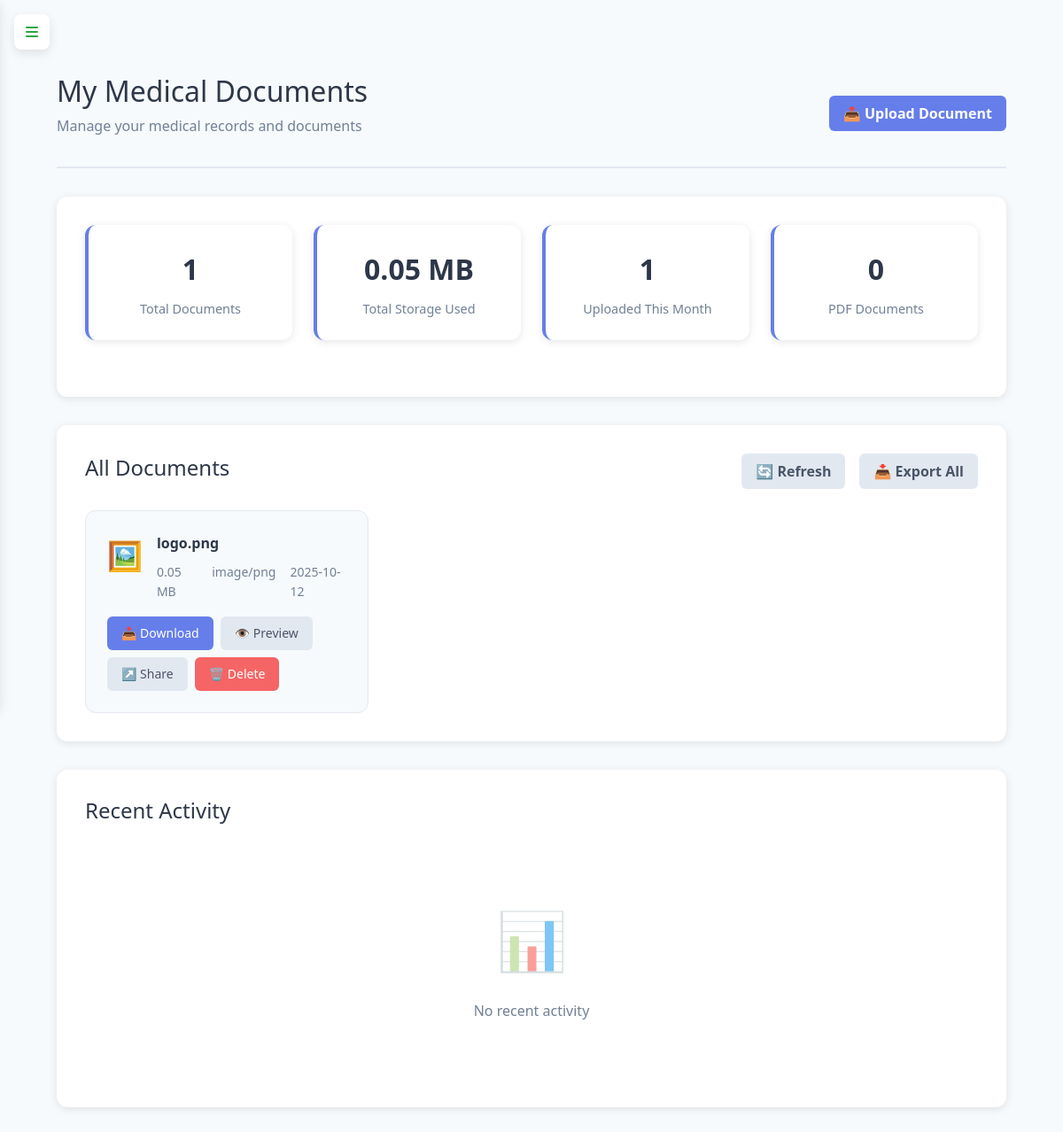
Screenshot of /my-documents (signed in) with the database file from the repository.
### app.py (models this page shows)
class PatientDocument(db.Model):
    id = db.Column(db.Integer, primary_key=True)
    patient_id = db.Column(db.Integer, db.ForeignKey('patient.id', ondelete='CASCADE'), nullable=False)
    filename = db.Column(db.String(255), nullable=False)
    original_filename = db.Column(db.String(255), nullable=False)
    file_path = db.Column(db.String(500), nullable=False)
    file_size = db.Column(db.Integer)
    file_type = db.Column(db.String(100))
    uploaded_at = db.Column(db.DateTime, default=datetime.utcnow)
    description = db.Column(db.Text)

### app.py (the view)
@app.route('/my-documents')
@login_required
def my_documents():
    if current_user.role != 'patient':
        flash('Access denied', 'error')
        return redirect(url_for('index'))
    try:
        documents = PatientDocument.query.filter_by(
            patient_id=current_user.patient_profile.id
        ).order_by(PatientDocument.uploaded_at.desc()).all()
        thirty_days_ago = datetime.utcnow() - timedelta(days=30)
        recent_uploads_count = PatientDocument.query.filter(
            PatientDocument.patient_id == current_user.patient_profile.id,
            PatientDocument.uploaded_at >= thirty_days_ago
        ).count()
        return render_template('patient_documents.html',
                             documents=documents,
                             recent_uploads_count=recent_uploads_count,
                             thirty_days_ago=thirty_days_ago)
    except Exception as e:
        print(f"Error in my_documents: {e}")
        return render_template('patient_documents.html',
                             documents=[],
                             recent_uploads_count=0,
                             thirty_days_ago=datetime.utcnow() - timedelta(days=30))

### app.py (called while the page is built, shortened)
def get_user_timezone():
    try:
        if 'user_timezone' in session:
            return pytz.timezone(session['user_timezone'])
        ip_address = request.remote_addr
        if ip_address in ['127.0.0.1', 'localhost']:
            return pytz.timezone('Africa/Nairobi')
    except Exception as e:
        app.logger.error(f"Error getting user timezone: {str(e)}")
        return pytz.UTC

def convert_to_user_timezone(utc_dt):
    if not utc_dt:
        return None
    if utc_dt.tzinfo is None:
        utc_dt = pytz.UTC.localize(utc_dt)
    user_tz = get_user_timezone()
    return utc_dt.astimezone(user_tz)

def format_datetime(dt, format_str="%Y-%m-%d %H:%M:%S %Z"):
    if not dt:
        return ""
    local_dt = convert_to_user_timezone(dt)
    return local_dt.strftime(format_str)

@login_manager.user_loader
def load_user(user_id):
    return db.session.get(User, int(user_id))

@app.context_processor
def utility_processor():
    return {
        'get_current_time': get_current_time,
        'format_datetime': format_datetime,
        'get_user_timezone': get_user_timezone,
        'convert_to_user_timezone': convert_to_user_timezone,
        'datetime': datetime  # Add this line
    }

@app.context_processor
def inject_user_role():
    return {
        'current_user_role': current_user.role if current_user.is_authenticated else None
    }

### templates/patient_documents.html (shortened to what this page needs)
{% extends "base.html" %}
{% block content %}
<div class="main-content">
    <div class="header">
        <div class="welcome-message">
            <h1>My Medical Documents</h1>
            <p>Manage your medical records and documents</p>
        </div>
        <div class="user-menu">
            <button class="btn btn-primary" onclick="openUploadModal()">
                📤 Upload Document
            </button>
        </div>
    </div>
    <section class="section">
        <div class="stats-grid">
            <div class="stat-card">
                <div class="stat-number">{{ documents|length }}</div>
                <div class="stat-label">Total Documents</div>
            </div>
            <div class="stat-card">
                <div class="stat-number" id="totalSize">0 MB</div>
                <div class="stat-label">Total Storage Used</div>
            </div>
            <div class="stat-card">
                <div class="stat-number">{{ recent_uploads_count }}</div>
                <div class="stat-label">Uploaded This Month</div>
            </div>
            <div class="stat-card">
                <div class="stat-number">{{ (documents|selectattr('file_type', 'equalto', 'application/pdf')|list|length) }}</div>
                <div class="stat-label">PDF Documents</div>
            </div>
        </div>
    </section>
    <section class="section">
        <div class="section-header">
            <h2>All Documents</h2>
            <div class="section-actions">
                <button class="btn btn-secondary" onclick="refreshDocuments()">
                    🔄 Refresh
                </button>
                <button class="btn btn-secondary" onclick="exportAllDocuments()">
                    📥 Export All
                </button>
            </div>
        </div>
        <div class="documents-grid" id="documentsGrid">
            {% for document in documents %}
            <div class="document-card" data-document-id="{{ document.id }}">
                <div class="document-header">
                    <div class="document-icon">
                        {% if document.file_type == 'application/pdf' %}
                            📄
                        {% elif 'image' in document.file_type %}
                            🖼️
                        {% elif 'word' in document.file_type or 'document' in document.file_type %}
                            📝
                        {% elif 'excel' in document.file_type or 'spreadsheet' in document.file_type %}
                            📊
                        {% else %}
                            📁
                        {% endif %}
                    </div>
                    <div class="document-info">
                        <div class="document-name">{{ document.original_filename }}</div>
                        <div class="document-meta">
                            <span>{{ (document.file_size / 1024 / 1024)|round(2) }} MB</span>
                            <span>{{ document.file_type or 'Unknown' }}</span>
                            <span>{{ format_datetime(document.uploaded_at, "%Y-%m-%d") }}</span>
                        </div>
                    </div>
                </div>
                <div class="document-actions">
                    <a href="{{ url_for('download_file', filename=document.filename) }}"
                       class="action-btn primary" download>
                        📥 Download
                    </a>
                    <button class="action-btn secondary" onclick="previewDocument({{ document.id }})">
                        👁️ Preview
                    </button>
                    <button class="action-btn secondary" onclick="shareDocument({{ document.id }})">
                        ↗️ Share
                    </button>
                    <form method="POST" action="{{ url_for('delete_document', document_id=document.id) }}"
                          style="display: inline;"
                          onsubmit="return confirm('Are you sure you want to delete this document?')">
                        <button type="submit" class="action-btn danger">
                            🗑️ Delete
                        </button>
                    </form>
                </div>
            </div>
            {% endfor %}
        </div>
    </section>
    <section class="section">
        <div class="section-header">
            <h2>Recent Activity</h2>
        </div>
        <div id="recentActivity">
            <div class="empty-state">
                <div class="empty-state-icon">📊</div>
                <p>No recent activity</p>
            </div>
        </div>
    </section>
</div>
{% endblock %}

### templates/base.html (style rules this page uses)
:root { --sidebar-width: 260px; --primary-color: #667eea; --primary-dark: #5a6fd8; --secondary-color: #764ba2; --bg-light: #f7fafc; --text-dark: #2d3748; --text-light: #718096; --white: #ffffff; --header-height: 70px; --transition-speed: 0.3s; --shadow: 0 4px 12px rgba(0, 0, 0, 0.1); --radius: 8px; --hamburger-red: #dc3545; --hamburger-green: #28a745; }
body { background-color: var(--bg-light); font-family: 'Segoe UI', Tahoma, Geneva, Verdana, sans-serif; line-height: 1.6; color: var(--text-dark); padding-top: 20px; }
.main-content { margin-left: 0; transition: margin var(--transition-speed) ease; min-height: 100vh; padding: 1rem; width: 100%; }
.btn { border-radius: var(--radius); padding: 0.75rem 1.5rem; font-weight: 500; transition: all 0.3s; }
.btn-primary { background-color: var(--primary-color); border-color: var(--primary-color); }

### templates/patient_documents.html (style rules this page uses)
.main-content { padding: 2rem; }
.header { display: flex; justify-content: space-between; align-items: center; margin-bottom: 2rem; padding-bottom: 1rem; border-bottom: 2px solid #e2e8f0; }
.welcome-message h1 { font-size: 2rem; color: #2d3748; margin-bottom: 0.5rem; }
.welcome-message p { color: #718096; }
.btn { padding: 0.5rem 1rem; border: none; border-radius: 6px; font-weight: 600; cursor: pointer; transition: all 0.3s; text-decoration: none; display: inline-flex; align-items: center; gap: 0.5rem; }
.btn-primary { background: #667eea; color: white; }
.btn-secondary { background: #e2e8f0; color: #4a5568; }
.section { background: white; border-radius: 12px; padding: 2rem; margin-bottom: 2rem; box-shadow: 0 2px 10px rgba(0,0,0,0.1); }
.section-header { display: flex; justify-content: space-between; align-items: center; margin-bottom: 1.5rem; }
.section-header h2 { font-size: 1.5rem; color: #2d3748; }
.section-actions { display: flex; gap: 1rem; }
.documents-grid { display: grid; grid-template-columns: repeat(auto-fill, minmax(300px, 1fr)); gap: 1.5rem; }
.document-card { background: #f7fafc; border: 1px solid #e2e8f0; border-radius: 12px; padding: 1.5rem; transition: all 0.3s; position: relative; }
.document-header { display: flex; align-items: flex-start; gap: 1rem; margin-bottom: 1rem; }
.document-icon { font-size: 2rem; color: #667eea; flex-shrink: 0; }
.document-info { flex-grow: 1; }
.document-name { font-weight: 600; margin-bottom: 0.5rem; word-break: break-word; color: #2d3748; }
.document-meta { display: flex; gap: 1rem; font-size: 0.875rem; color: #718096; }
.document-actions { display: flex; gap: 0.5rem; flex-wrap: wrap; }
.action-btn { padding: 0.5rem 1rem; border: none; border-radius: 6px; font-size: 0.875rem; cursor: pointer; transition: all 0.3s; text-decoration: none; display: inline-flex; align-items: center; gap: 0.25rem; }
.action-btn.primary { background: #667eea; color: white; }
.action-btn.secondary { background: #e2e8f0; color: #4a5568; }
.action-btn.danger { background: #f56565; color: white; }
.stats-grid { display: grid; grid-template-columns: repeat(auto-fit, minmax(200px, 1fr)); gap: 1.5rem; margin-bottom: 2rem; }
.stat-card { background: white; padding: 1.5rem; border-radius: 12px; box-shadow: 0 2px 10px rgba(0,0,0,0.1); border-left: 4px solid #667eea; text-align: center; }
.stat-number { font-size: 2rem; font-weight: bold; color: #2d3748; margin-bottom: 0.5rem; }
.stat-label { color: #718096; font-size: 0.9rem; }
.empty-state { text-align: center; padding: 3rem; color: #718096; }
.empty-state-icon { font-size: 4rem; margin-bottom: 1rem; opacity: 0.5; }

### rows the page displays
PatientDocument: original_filename "logo.png", (document.file_size/1024/1024)|round(2) "0.05", file_type "image/png", uploaded_at "2025-10-12"

### other values shown
{{ documents|length }} "1"
{{ recent_uploads_count }} "1"
